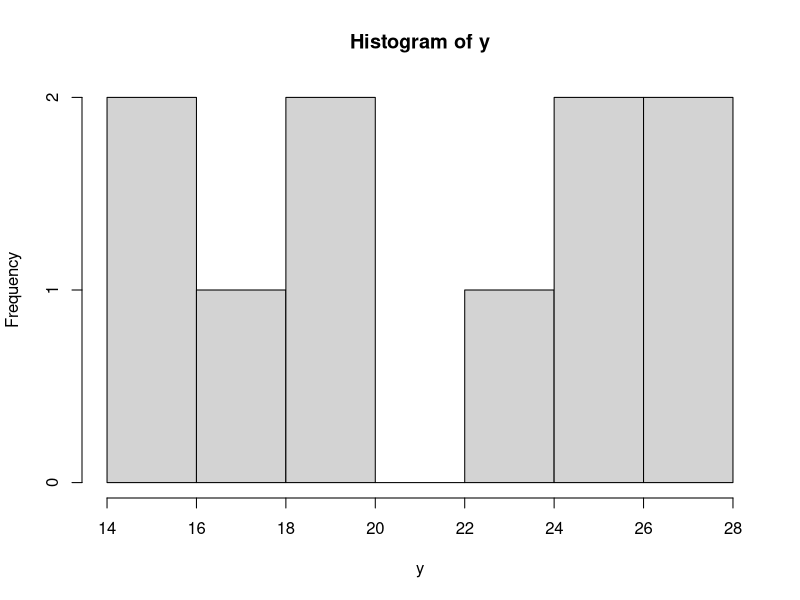
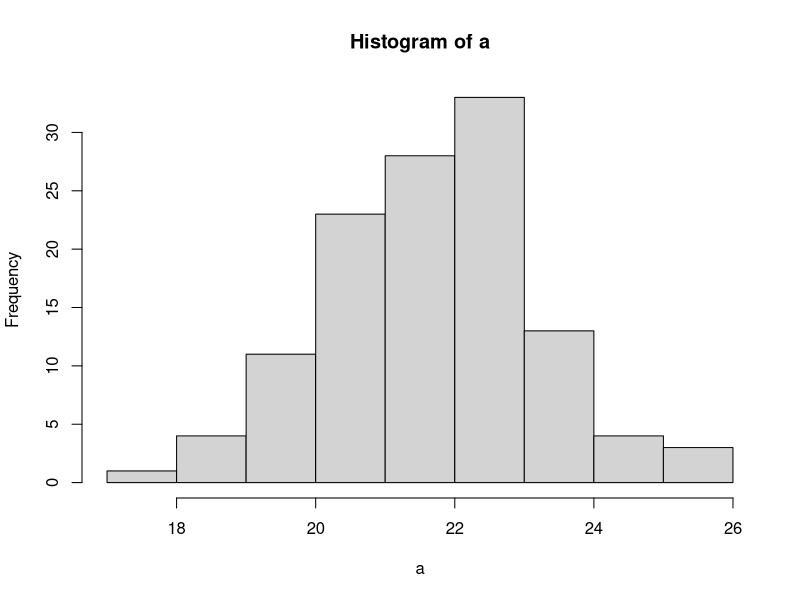
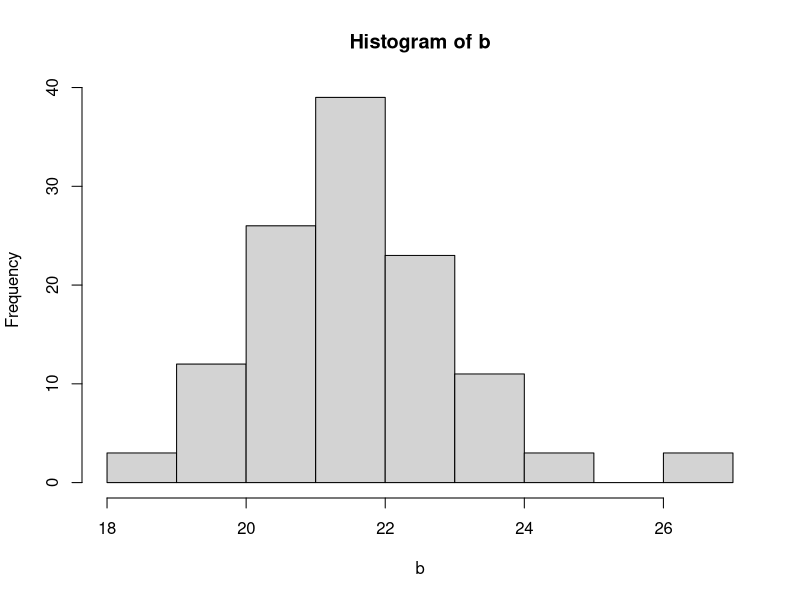
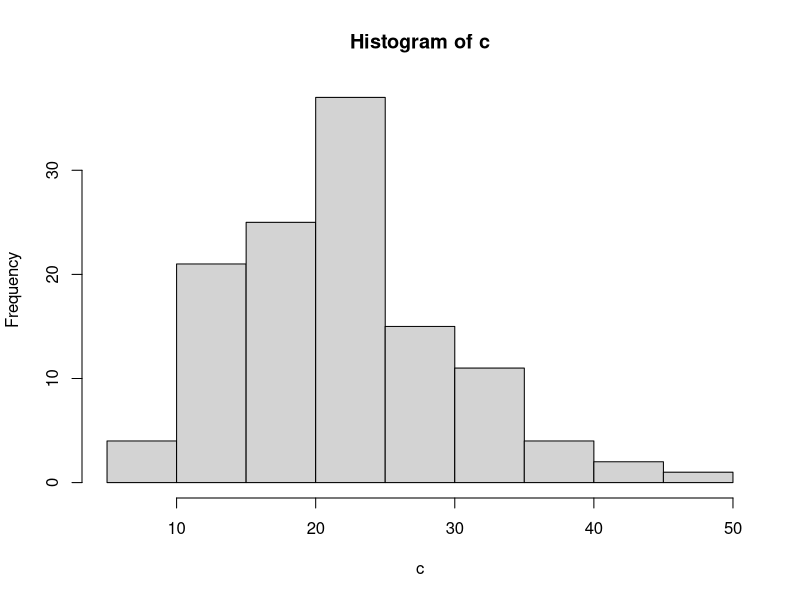
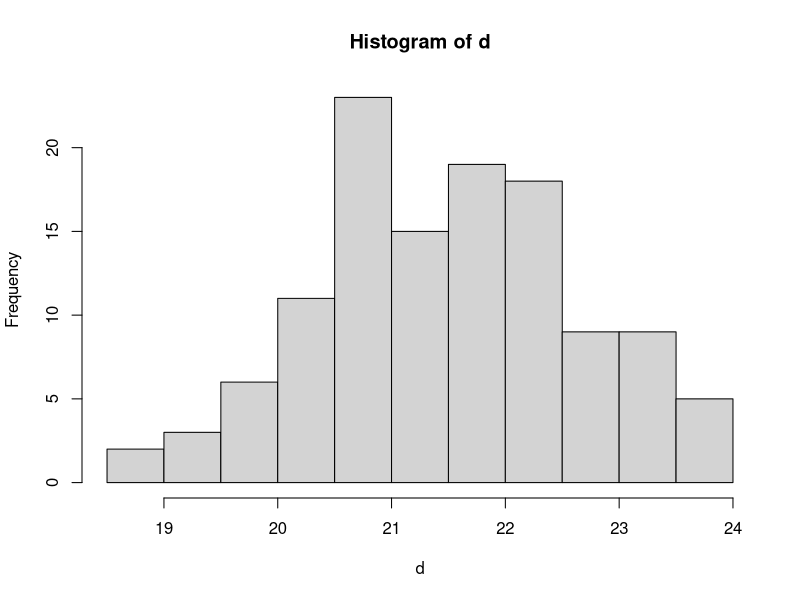

Recreate these plots in R, in order.
#Ass10
y<-c(15,24,25,16,17,20,26,27,19,28)
m<-mean(y)
s<-sd(y)
n<-length(y)
hist(y)

print(m)
print(s)
print(s/sqrt(n))
#rnorm(n,m,s)

#NORMAL DISTRIBUTION
set.seed(10165)
a=replicate(120,mean(rnorm(n,m,s)))
mean(a)
sd(a)
hist(a)

#POISSON DISTRIBUTION
set.seed(10165)
b=replicate(120,mean(rpois(n,m)))
mean(b)
sd(b)
hist(b)

#EXPONENTIAL DISTRIBUTION
set.seed(10165)
c=replicate(120,mean(rexp(n,1/m)))
mean(c)
sd(c)
hist(c)

#CONTINUOUS UNIFORM DISTRIBUTION
set.seed(10165)
d=replicate(120,mean(runif(n,min = 15, max = 28)))
mean(d)
sd(d)
hist(d)
